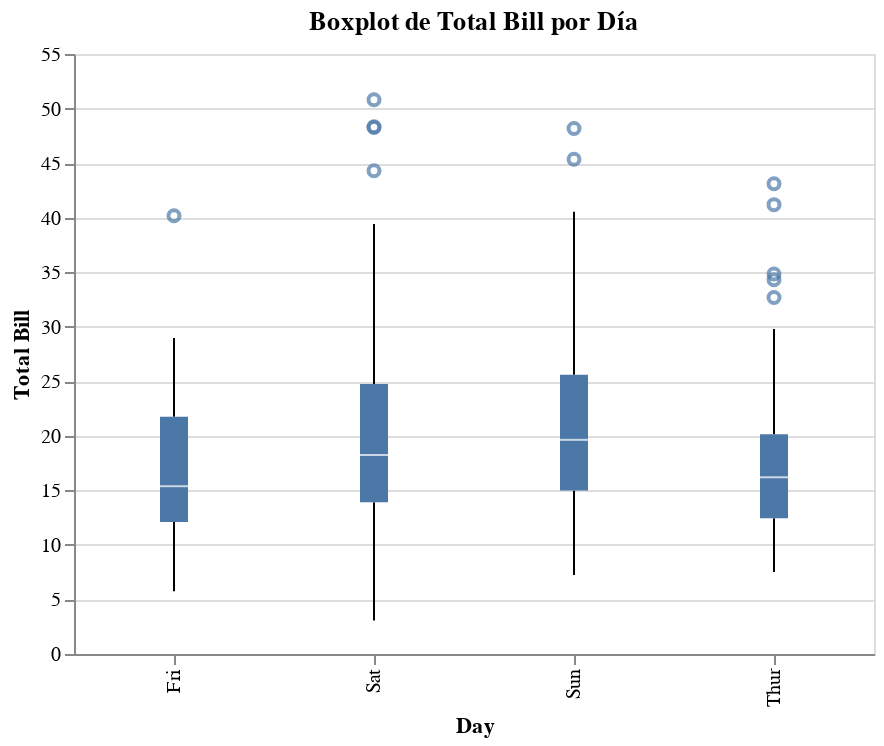

Write notebook code for a chart like this one.
### Markdown cell above
4. **Boxplot para una variable separada por categorías**:

### Code cell
import altair as alt
import seaborn as sns

# Cargar un conjunto de datos de ejemplo
tips = sns.load_dataset("tips")

# Crear el boxplot con Altair
boxplot = alt.Chart(tips).mark_boxplot().encode(
    x=alt.X('day:N', title='Day'),
    y=alt.Y('total_bill:Q', title='Total Bill')
).properties(
    width=400,
    height=300,
    title='Boxplot de Total Bill por Día'
)

# Mostrar el gráfico
boxplot

### Figure 1 — Vega-Lite specification as saved in the notebook (floating-point values rounded to 4 significant figures; data arrays with more than 128 entries replaced by an {"elided": "..."} marker saying what was removed)
{"config": {"view": {"continuousWidth": 400, "continuousHeight": 300}}, "data": {"name": "data-362d1a3aede62850ce7cd49b1d5f5d1d"}, "mark": "boxplot", "encoding": {"x": {"field": "day", "title": "Day", "type": "nominal"}, "y": {"field": "total_bill", "title": "Total Bill", "type": "quantitative"}}, "height": 300, "title": "Boxplot de Total Bill por Día", "width": 400, "$schema": "https://vega.github.io/schema/vega-lite/v4.17.0.json", "datasets": {"data-362d1a3aede62850ce7cd49b1d5f5d1d": {"elided": "244 records"}}}
